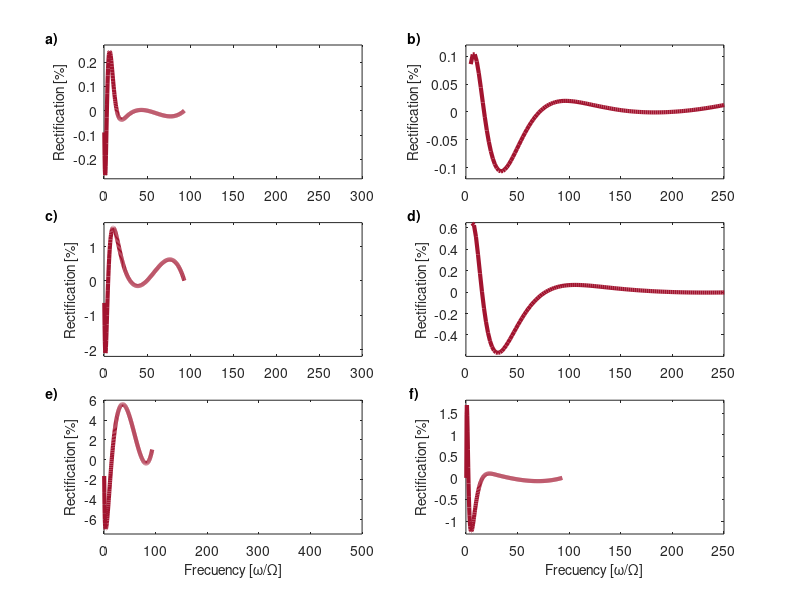

This chart was generated by the following MATLAB code:
%%%%%%%%%%%%%%%%%%%%Editar Grafico%%%%%%%%%%%%%%%%%%%%%%%%%%%%%%%%%%%
lw = 3; %LineWidth
mz = 5; %MarkSize
fz = 10; %FontSize

%%%%%%%%%%%%%%%%%%%%%%%Posiciones de medición$$$$$$$$$$$$$$$$$$$$$$$$$
x0=[1/200,1/200,1/200,1/200,1/200,1/200,1/200,1/200,1/200,1/200,1/200];
y1=[0,20/200,40/200,60/200,80/200,100/200,120/200,140/200,160/200,180/200,200/200];


%%%%%%%%%%%%%%%%%%%  Gráfico Triangulo 0.25  %%%%%%%%%%%%%%%%%%%%%%%
subplot(6,2,[1,3])
Array=csvread('salida - Triangulo - 0.25.csv');
A = Array(:, 4);
AB = (Array(:, 5)- Array(:, 24));

% Metemos un spline para suavizar curvas
A_spline = linspace(min(A), max(A), 300);
AB       = spline(A,AB, A_spline);
A        = A_spline;

AC = max(Array(:, 5))
AD = max(Array(:, 24))
AE = max(AC,AD)

plot(A, (AB/AE)*100,'LineWidth',lw,'color',[162/255,20/255,47/255],'MarkerSize',mz)

xlim([0 300])
ylim([-0.28,0.27])
ylabel('Rectification [%]','FontSize',fz)
t = title('a)', 'Units', 'normalized', 'Position', [-0.2, 1, 0],'FontSize',fz); % Set Title with correct Position

%%%%%%%%%%%%%%%%%%%  Gráfico Medialuna 0.25  %%%%%%%%%%%%%%%%%%%%%%%
subplot(6,2,[2,4])
Array1=csvread('salida - Medialuna - 0.25.csv');
A1 = Array1(:, 4);
AB1 = (Array1(:, 5)- Array1(:, 24))

% Metemos un spline para suavizar curvas
A1_spline = linspace(min(A1), max(A1), 300);
AB1       = spline(A1,AB1, A1_spline);
A1        = A1_spline;

AC1 = max(Array1(:, 5))
AD1 = max(Array1(:, 24))
AE1 = max(AC1,AD1)

plot(A1, (AB1/AE1)*100,'LineWidth',lw,'color',[162/255,20/255,47/255],'MarkerSize',mz)


xlim([0 250])
ylim([-0.12, 0.12]);
ylabel('Rectification [%]','FontSize',fz)
t = title('b)', 'Units', 'normalized', 'Position', [-0.2, 1, 0],'FontSize',fz); % Set Title with correct Position

%%%%%%%%%%%%%%%%%%%  Gráfico Triangulo 0.5  %%%%%%%%%%%%%%%%%%%%%%%
subplot(6,2,[5,7])
Array2=csvread('salida - Triangulo - 0.5.csv');
A2 = Array2(:, 4);
AB2 = (Array2(:, 5)- Array2(:, 24))

% Metemos un spline para suavizar curvas
A2_spline = linspace(min(A2), max(A2), 300);
AB2       = spline(A2,AB2, A2_spline);
A2        = A2_spline;

AC2 = max(Array2(:, 5))
AD2 = max(Array2(:, 24))
AE2 = max(AC2,AD2)

plot(A2, (AB2/AE2)*100,'LineWidth',lw,'color',[162/255,20/255,47/255],'MarkerSize',mz)

xlim([0 300])
ylim([-2.2,1.7])
ylabel('Rectification [%]','FontSize',fz)
t = title('c)', 'Units', 'normalized', 'Position', [-0.2, 1, 0],'FontSize',fz); % Set Title with correct Position

%%%%%%%%%%%%%%%%%%%  Gráfico Medialuna 0.5  %%%%%%%%%%%%%%%%%%%%%%%
subplot(6,2,[6,8])
Array3=csvread('salida - Medialuna - 0.5.csv');
A3 = Array3(:, 4);
AB3 = (Array3(:, 5)- Array3(:, 24))

% Metemos un spline para suavizar curvas
A3_spline = linspace(min(A3), max(A3), 300);
AB3       = spline(A3,AB3, A3_spline);
A3        = A3_spline;

AC3 = max(Array3(:, 5))
AD3 = max(Array3(:, 24))
AE3 = max(AC3,AD3)

plot(A3, (AB3/AE3)*100,'LineWidth',lw,'color',[162/255,20/255,47/255],'MarkerSize',mz)

xlim([0 250])
ylim([-0.6,0.65])
ylabel('Rectification [%]','FontSize',fz)
t = title('d)', 'Units', 'normalized', 'Position', [-0.2, 1, 0],'FontSize',fz); % Set Title with correct Position

%%%%%%%%%%%%%%%%%%%  Gráfico Triangulo 0.75  %%%%%%%%%%%%%%%%%%%%%%%
subplot(6,2,[9,11])
Array4=csvread('salida - Triangulo - 0.75.csv');
A4 = Array4(:, 4);
AB4 = (Array4(:, 5)- Array4(:, 24))

% Metemos un spline para suavizar curvas
A4_spline = linspace(min(A4), max(A4), 300);
AB4       = spline(A4,AB4, A4_spline);
A4        = A4_spline;

AC4 = max(Array4(:, 5))
AD4 = max(Array4(:, 24))
AE4 = max(AC4,AD4)

plot(A4, (AB4/AE4)*100,'LineWidth',lw,'color',[162/255,20/255,47/255],'MarkerSize',mz)

xlim([0 500])
ylim([-7.5, 6])
xlabel('Frecuency [\omega/\Omega]','FontSize',fz)
ylabel('Rectification [%]','FontSize',fz)
t = title('e)', 'Units', 'normalized', 'Position', [-0.2, 1, 0],'FontSize',fz); % Set Title with correct Position

%%%%%%%%%%%%%%%%%%%  Gráfico Medialuna 0.75  %%%%%%%%%%%%%%%%%%%%%%%
subplot(6,2,[10,12])
Array5=csvread('salida - Medialuna - 0.75.csv');
A5 = Array5(:, 4);
AB5 = (Array5(:, 5)- Array5(:, 24))

% Metemos un spline para suavizar curvas
A5_spline = linspace(min(A5), max(A5), 300);
AB5       = spline(A5,AB5, A5_spline);
A5        = A5_spline;

AC5 = max(Array5(:, 5))
AD5 = max(Array5(:, 24))
AE5 = max(AC5,AD5)

plot(A5, (AB5/AE5)*100,'LineWidth',lw,'color',[162/255,20/255,47/255],'MarkerSize',mz)

xlim([0 250])
ylim([-1.3, 1.8])
xlabel('Frecuency [\omega/\Omega]','FontSize',fz)
ylabel('Rectification [%]','FontSize',fz)
t = title('f)', 'Units', 'normalized', 'Position', [-0.2, 1, 0],'FontSize',fz); % Set Title with correct Position

x0=10;
y0=10;
width=700;
height=700
set(gcf,'position',[x0,y0,width,height])
